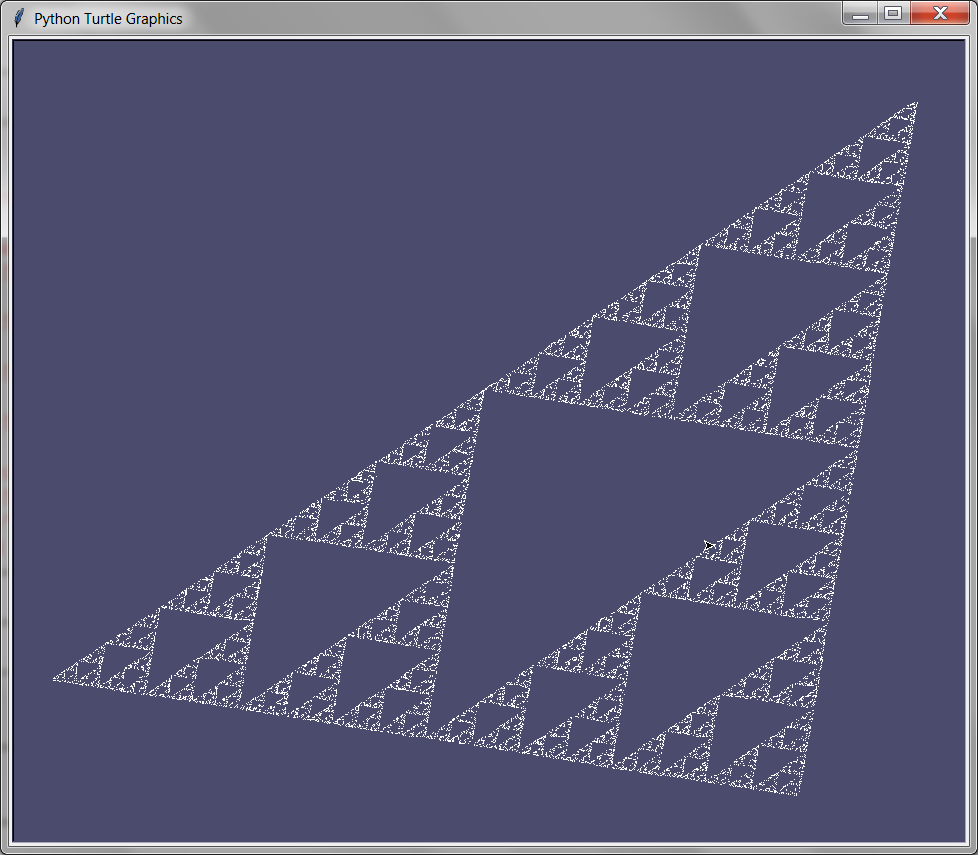

This figure's Python source:
# To play Sierpinski's Game, click three times in the window to select the three
# points of the triangle. Then click somewhere inside the triangle to begin.
# The animation speeds up over time.

from turtle import *
import random

setworldcoordinates(0, 0, 960, 810)
bgcolor('#4b4b6e')
pencolor('white')
penup()

click_num = 1

def setup_clicks(x, y):
    global click_num, point_A, point_B, point_C

    if click_num == 1:
        point_A = (x, y)
        goto(point_A)
        #dot(12, 'red') # (!) Try commenting this out to hide the red dot
    elif click_num == 2:
        point_B = (x, y)
        goto(point_B)
        #dot(12, 'green') # (!) Try commenting this out to hide the green dot
    elif click_num == 3:
        point_C = (x, y)
        goto(point_C)
        #dot(12, 'blue') # (!) Try commenting this out to hide the blue dot
    elif click_num == 4:
        goto(x, y)
        start_the_game()
    click_num +=  1
    
def start_the_game():
    global point_A, point_B, point_C    

    # start in the middle of the triangle
    left = min(point_A[0], point_B[0], point_C[0])
    right = max(point_A[0], point_B[0], point_C[0])
    bottom = min(point_A[1], point_B[1], point_C[1])
    top = max(point_A[1], point_B[1], point_C[1])
    goto(left + int((right - left) / 2), bottom + int((top - bottom) / 2))
    
    for i in range(25000):
        roll = random.randint(1, 3)
        if roll == 1:
            dest = point_A
        elif roll == 2:
            dest = point_B
        elif roll == 3:
            dest = point_C

        midx = int(abs(dest[0] - xcor()) / 2) + min(dest[0], xcor())
        midy = int(abs(dest[1] - ycor()) / 2) + min(dest[1], ycor())
        goto(midx, midy)
        dot(2)

        if i == 20:
            tracer(4, 0)
        elif i == 2000:
            tracer(100, 0)
        elif i == 4000:
            tracer(10000, 0)


onscreenclick(setup_clicks)
done()
